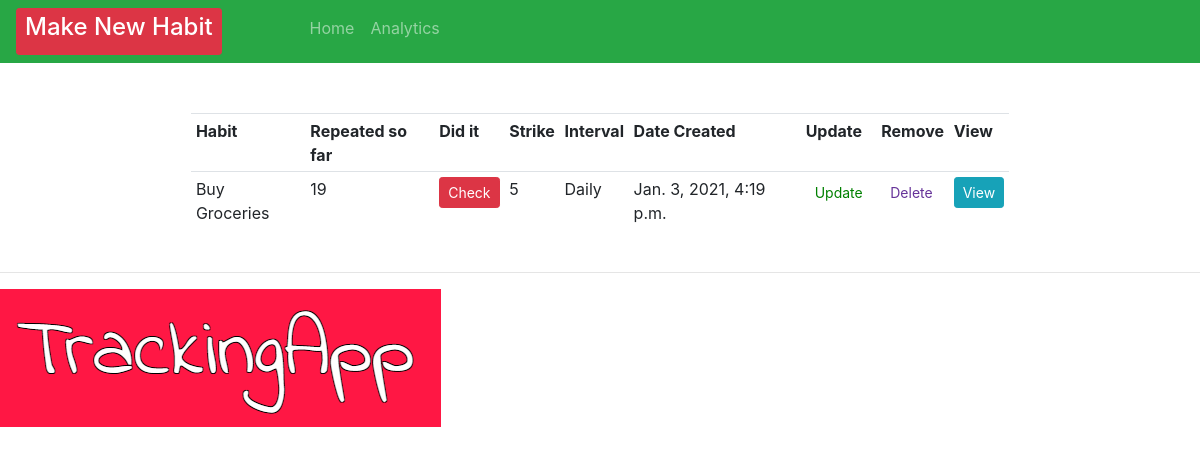
The app's page /, older data.
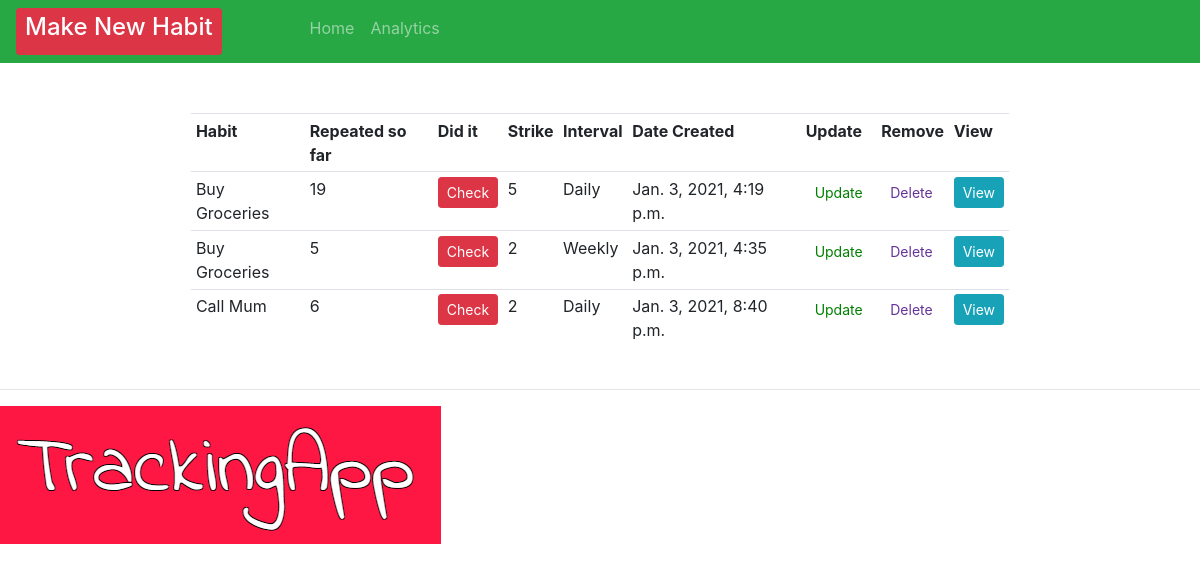
The same page, newer data.
### crm/models.py (models this page shows)
class Order(models.Model):
    INTERVAL = (
            ('Daily', 'Daily'),
            ('Weekly', 'Weekly' ),
            ('Biweekly', 'Biweekly'),
            ('Monthly', 'Monthly'),
            )
    HABIT = (
        ('Call Mum', 'Call Mum'),
        ('Workout', 'Workout'),
        ('Buy Groceries', 'Buy Groceries'),
        ('Study Maths', 'Study Maths'),
        ('Meditate', 'Meditate'),
    )
    habit = models.CharField(max_length=200, null=True, blank=True)
    predefinedHabit = models.CharField(max_length=200, null=True, choices=HABIT, blank=True)
    interval = models.CharField(max_length=400, null=True, choices=INTERVAL)
    checked = models.IntegerField(blank=True, default=0, null=True)
    strike = models.IntegerField(blank=True, default=0, null=True)
    created = models.DateTimeField(auto_now=True, auto_now_add=False, editable=False, null=True, blank=True)
    strikeList = models.ManyToManyField(Count)
    checkedList = models.ManyToManyField(Repeats)
    timeStamp = models.DateField(auto_now_add=True,  auto_now=False, blank=True)
    date_created = models.DateTimeField(auto_now=True, null=True, editable=False, blank=True)

### crm/views.py (the view)
# urls.py: path('', views.home, name="home" ),
def home(request):
    orders = Order.objects.all()
    count = Count.objects.all()
    total_orders = orders.count()
    context = {'orders': orders, 'total_orders': total_orders}
    return render(request, 'habit/dashboard.html', context)

### crm/templates/habit/dashboard.html (shortened to what this page needs)
{% extends 'habit/main.html' %}
{% block content %}
<br>
<div class="row" style="padding-left: 15%; padding-right: 15%;">
    <table style="margin: 3%" class="table table-sm">
        <tr>
            <th>Habit</th>
            <th>Repeated so far</th>
            <th>Did it</th>
            <th>Strike</th>
            <th>Interval</th>
            <th>Date Created</th>
            <th>Update</th>
            <th>Remove</th>
            <th>View</th>
        </tr>
        {% for order in orders %}
        <tr>
            {% if order.predefinedHabit != null and order.habit == null%} <td>
                {{ order.predefinedHabit }}
            </td> {% endif %}
            <td>
                {{order.checked}}
            </td>
            <td>
                <form action="{% url 'check_habit' order.id %}" method="POST">
                    <button type="submit" , name="post_id" , value="{{order.id}}" ,
                        class="btn btn-sm btn-danger">Check</button>
                </form>
            </td>
            <td>
                {{order.strike}}
                       </td>
            <td>{{order.interval}}</td>
            <td>{{order.created}}</td>
            <td><a class="btn btn-sm" style="color: green;" href="{% url 'update_habit' order.id %}">Update</a></td>
            <td><a class="btn btn-sm" style="color: rebeccapurple;" href="{% url 'delete' order.id %}">Delete</a></td>
            <td><a class="btn btn-sm btn-info" href="{% url 'habit' order.id %}">View</a></td>
        </tr>
        {% endfor %}
    </table>
</div>
{% endblock %}

Row changes from the older to the newer data that the page shows:
added Order: predefinedHabit "Buy Groceries", checked "5", strike "2", interval "Weekly", created "Jan. 3, 2021, 4:35 p.m."
added Order: predefinedHabit "Call Mum", checked "6", {{ order.id }} 3 (drawn), strike "2", interval "Daily", created "Jan. 3, 2021, 8:40 p.m."
